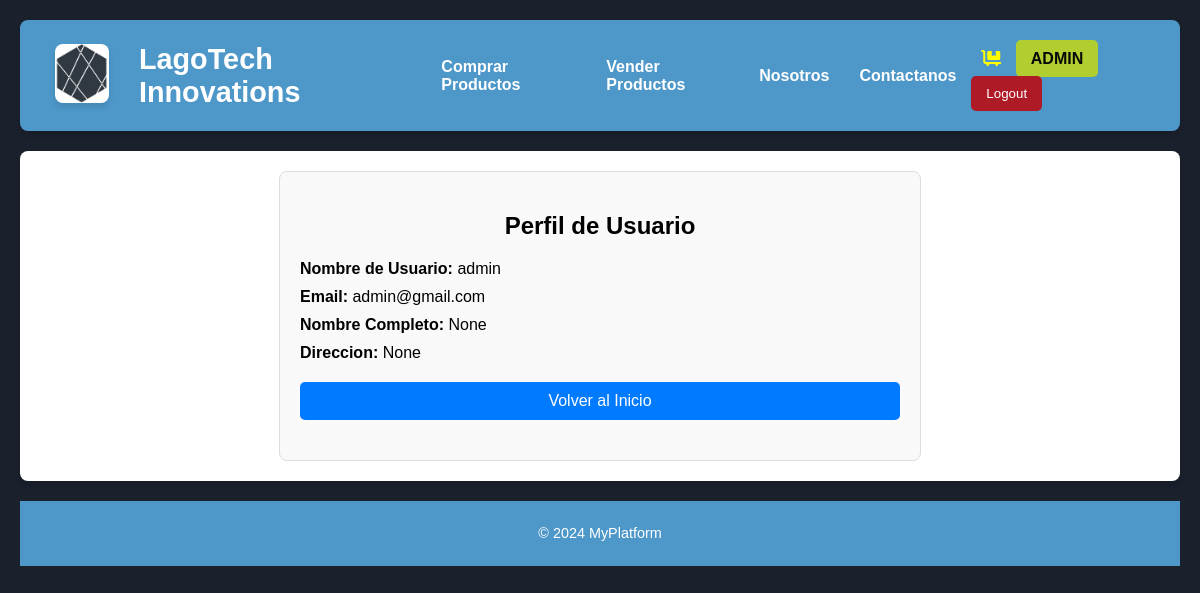
Page /users//profile/ (signed in) on the committed database.
### users/models.py (models this page shows, shortened)
class CustomUser(AbstractUser):
    is_buyer = models.BooleanField(default=False)
    is_seller = models.BooleanField(default=False)
    full_name = models.CharField(max_length=255, blank=True, null=True)
    phone_number = models.CharField(max_length=20, blank=True, null=True)
    address = models.TextField(blank=True, null=True)

### users/views.py (the view)
# urls.py: path('profile/', ProfileView.as_view(), name='profile'),
@method_decorator(login_required, name='dispatch')
class ProfileView(TemplateView):
    template_name = 'users/profile.html'
    def get_context_data(self, **kwargs):
        context = super().get_context_data(**kwargs)
        context['user'] = self.request.user  # Pasamos el usuario autenticado a la plantilla
        return context

### users/templates/users/profile.html
{% extends 'home.html' %}
{% load static %}
{% block content %}
<link rel="stylesheet" href="{% static 'css\profile.css' %}">
<div class="profile-container">
    <h2>Perfil de Usuario</h2>
    <p><strong>Nombre de Usuario:</strong> {{ user.username }}</p>
    <p><strong>Email:</strong> {{ user.email }}</p>
    <p><strong>Nombre Completo:</strong> {{ user.full_name }}</p>
    <p><strong>Direccion:</strong> {{ user.address }}</p>
    <a href="{% url 'home' %}" class="btn">Volver al Inicio</a>
</div>
{% endblock %}

### templates/home.html (shortened to what this page needs)
{% load static %}
<!DOCTYPE html>
<html lang="en">
<head>
    <link rel="stylesheet" href="{% static 'css\home.css' %}">
    <link href="https://cdnjs.cloudflare.com/ajax/libs/font-awesome/6.5.0/css/all.min.css" rel="stylesheet">
</head>
<body>
    <div class="grid-container">
        <header>
            <ul>
                <li><img src="{% static 'images/logo.png' %}" alt=""></li>
                <li><a href="{% url 'product_list' %}"><h1>LagoTech Innovations</h1></a></li>
                {% if user.is_authenticated %}
                <li><a href="{% url 'available_products' %}">Comprar Productos</a></li>
                <li><a href="{% url 'sell_product' %}">Vender Productos</a></li>
                {% endif %}
                <li><a href="{% url 'about' %}">Nosotros
                </a></li>
                <li><a href="{% url 'contact' %}">Contactanos</a></li>
            </ul>
            <div>
                {% if user.is_authenticated %}
                    <form method="post" action="{% url 'logout' %}" style="display: inline;">
                        <a href="{% url 'view_cart' %}"><i class="fa-solid fa-cart-flatbed""></i></a>
                        <a class="login" href="{% url 'profile' %}">{{ user.username }}</a>
                        <button type="submit">Logout</button>
                    </form>
                {% else %}
                    <a class="login" href="{% url 'login' %}">Login</a>
                {% endif %}
            </div>
        </header>
        <main>
            {% block content %}{% endblock content %}
        </main>
        <footer>
            <p>&copy; 2024 MyPlatform</p>
        </footer>
    </div>
</body>
</html>

### static/css/home.css (style rules this page uses)
body { background-color: #1A202C; font-family: Arial, sans-serif; margin: 0; padding: 0; }
.grid-container { display: grid; grid-template-areas: "a a a a a a a a a" "c c c c c c c c c" "d d d d d d d d d"; gap: 20px; grid-template-columns: repeat(9, 1fr); grid-template-rows: auto 1fr auto; padding: 20px; }
header { grid-area: a; background-color: #4d97c9; color: #FFFF; padding: 20px; display: flex; justify-content: space-between; align-items: center; box-shadow: 0 4px 6px rgba(0, 0, 0, 0.1); border-radius: 8px; }
header h1 { margin: 0; font-size: 1.8rem; }
header ul { align-items: center; list-style: none; padding: 0; margin: 0; display: flex; }
header ul li { margin: 0 15px; }
header ul li a { color: white; text-decoration: none; font-weight: bold; transition: color 0.3s ease; }
header div { display: flex; align-items: center; }
header form { display: inline-block; }
header button { background-color: #af1a27; color: white; border: none; padding: 10px 15px; border-radius: 5px; cursor: pointer; transition: background-color 0.3s ease; }
.login { background-color: #b1ce31; color: rgb(7, 7, 7); font-weight: bold; text-transform: uppercase; border: none; text-decoration: none; padding: 10px 15px; border-radius: 5px; cursor: pointer; transition: background-color 0.3s ease; }
main { grid-area: c; background-color: #ffffff; padding: 20px; border-radius: 8px; box-shadow: 0 4px 6px rgba(0, 0, 0, 0.1); }
footer { grid-area: d; background-color: #4d97c9; color: white; text-align: center; padding: 10px 0; font-size: 0.9rem; }
i { padding: 10px; color: yellow; }
img { max-width: 100%; height: auto; border-radius: 8px; box-shadow: 0 4px 6px rgba(0, 0, 0, 0.1); width: 60px; }

### static/css/profile.css (style rules this page uses)
.profile-container { max-width: 600px; margin: 0 auto; padding: 20px; background-color: #f9f9f9; border: 1px solid #ddd; border-radius: 8px; }
.profile-container h2 { text-align: center; margin-bottom: 20px; }
.profile-container p { font-size: 16px; margin: 10px 0; }
.profile-container .btn { display: block; margin: 20px auto; padding: 10px 20px; background-color: #007bff; color: white; text-decoration: none; text-align: center; border-radius: 5px; transition: background-color 0.3s ease; }

### rows in the picture
CustomUser: username "ADMIN", username "admin", email "admin@gmail.com", full_name "None", address "None"
